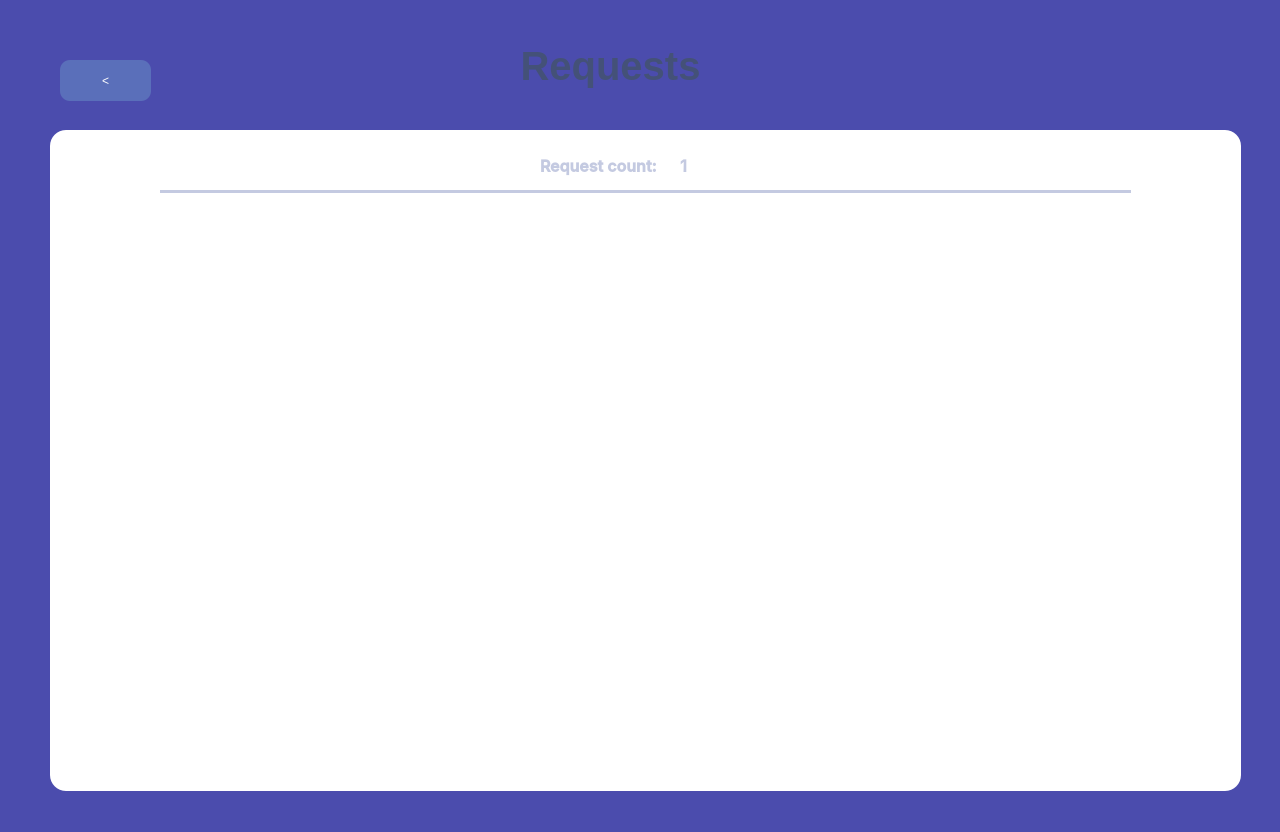
<?xml version="1.0" encoding="UTF-8"?>
<ui version="4.0">
 <class>requests</class>
 <widget class="QMainWindow" name="requests">
  <property name="geometry">
   <rect>
    <x>0</x>
    <y>0</y>
    <width>1280</width>
    <height>832</height>
   </rect>
  </property>
  <property name="windowTitle">
   <string>MainWindow</string>
  </property>
  <widget class="QWidget" name="centralwidget">
   <property name="styleSheet">
    <string notr="true">background-color: rgb(75, 76, 173);
</string>
   </property>
   <widget class="QLabel" name="Background">
    <property name="geometry">
     <rect>
      <x>0</x>
      <y>0</y>
      <width>1280</width>
      <height>832</height>
     </rect>
    </property>
    <property name="text">
     <string/>
    </property>
    <property name="pixmap">
     <pixmap resource="assets.qrc">:/backgrounds/assets/backgrounds/login-background.png</pixmap>
    </property>
    <property name="alignment">
     <set>Qt::AlignCenter</set>
    </property>
   </widget>
   <widget class="QPushButton" name="GoBack">
    <property name="geometry">
     <rect>
      <x>60</x>
      <y>60</y>
      <width>91</width>
      <height>41</height>
     </rect>
    </property>
    <property name="cursor">
     <cursorShape>PointingHandCursor</cursorShape>
    </property>
    <property name="autoFillBackground">
     <bool>false</bool>
    </property>
    <property name="styleSheet">
     <string notr="true">QPushButton {
font: 600 16pt &quot;Roboto Serif SemiBold&quot;;

	background-color: rgb(90, 111, 186);
border-radius: 10px;
color:#ffffff;
}
QPushButton:hover {
font: 600 16pt &quot;Roboto Serif SemiBold&quot;;
background-color: #006FD6;
border-radius: 10px;
color:#ffffff;
 }

</string>
    </property>
    <property name="text">
     <string>&lt;</string>
    </property>
    <property name="flat">
     <bool>true</bool>
    </property>
   </widget>
   <widget class="QLabel" name="SignInLabel">
    <property name="geometry">
     <rect>
      <x>510</x>
      <y>30</y>
      <width>201</width>
      <height>71</height>
     </rect>
    </property>
    <property name="font">
     <font>
      <family>Segoe UI</family>
      <pointsize>30</pointsize>
      <italic>false</italic>
      <bold>true</bold>
     </font>
    </property>
    <property name="autoFillBackground">
     <bool>false</bool>
    </property>
    <property name="styleSheet">
     <string notr="true">background-color: rgba(255, 255, 255, 0);
color: rgb(68, 81, 120);
font: 700 30pt &quot;Segoe UI&quot;;</string>
    </property>
    <property name="text">
     <string>Requests</string>
    </property>
    <property name="scaledContents">
     <bool>false</bool>
    </property>
    <property name="alignment">
     <set>Qt::AlignCenter</set>
    </property>
   </widget>
   <widget class="QLabel" name="Frame">
    <property name="geometry">
     <rect>
      <x>50</x>
      <y>130</y>
      <width>1191</width>
      <height>661</height>
     </rect>
    </property>
    <property name="styleSheet">
     <string notr="true">background-color: rgb(255, 255, 255);
border-radius: 16px;</string>
    </property>
    <property name="text">
     <string/>
    </property>
   </widget>
   <widget class="QLabel" name="SignInLabel_2">
    <property name="geometry">
     <rect>
      <x>540</x>
      <y>150</y>
      <width>201</width>
      <height>31</height>
     </rect>
    </property>
    <property name="font">
     <font>
      <family>Inter SemiBold</family>
      <pointsize>12</pointsize>
      <bold>true</bold>
     </font>
    </property>
    <property name="styleSheet">
     <string notr="true">background-color: rgba(255, 255, 255, 0);
color: #C4CAE1;</string>
    </property>
    <property name="text">
     <string>Request count:</string>
    </property>
    <property name="alignment">
     <set>Qt::AlignLeading|Qt::AlignLeft|Qt::AlignVCenter</set>
    </property>
   </widget>
   <widget class="QLabel" name="SignInLabel_3">
    <property name="geometry">
     <rect>
      <x>680</x>
      <y>150</y>
      <width>201</width>
      <height>31</height>
     </rect>
    </property>
    <property name="font">
     <font>
      <family>Inter SemiBold</family>
      <pointsize>12</pointsize>
      <bold>true</bold>
     </font>
    </property>
    <property name="styleSheet">
     <string notr="true">background-color: rgba(255, 255, 255, 0);
color: #C4CAE1;</string>
    </property>
    <property name="text">
     <string>1</string>
    </property>
    <property name="alignment">
     <set>Qt::AlignLeading|Qt::AlignLeft|Qt::AlignVCenter</set>
    </property>
   </widget>
   <widget class="Line" name="line">
    <property name="geometry">
     <rect>
      <x>160</x>
      <y>190</y>
      <width>971</width>
      <height>3</height>
     </rect>
    </property>
    <property name="styleSheet">
     <string notr="true">background-color: rgb(196, 202, 225);</string>
    </property>
    <property name="lineWidth">
     <number>0</number>
    </property>
    <property name="orientation">
     <enum>Qt::Horizontal</enum>
    </property>
   </widget>
   <widget class="QLabel" name="Warning">
    <property name="geometry">
     <rect>
      <x>380</x>
      <y>200</y>
      <width>511</width>
      <height>31</height>
     </rect>
    </property>
    <property name="font">
     <font>
      <family>Inter</family>
      <pointsize>12</pointsize>
      <bold>true</bold>
     </font>
    </property>
    <property name="autoFillBackground">
     <bool>false</bool>
    </property>
    <property name="styleSheet">
     <string notr="true">background-color: rgba(255, 255, 255, 0);
color: rgb(170, 0, 0);</string>
    </property>
    <property name="text">
     <string/>
    </property>
   </widget>
   <zorder>Background</zorder>
   <zorder>Frame</zorder>
   <zorder>GoBack</zorder>
   <zorder>SignInLabel</zorder>
   <zorder>SignInLabel_2</zorder>
   <zorder>SignInLabel_3</zorder>
   <zorder>line</zorder>
   <zorder>Warning</zorder>
  </widget>
 </widget>
 <resources>
  <include location="assets.qrc"/>
 </resources>
 <connections/>
</ui>
